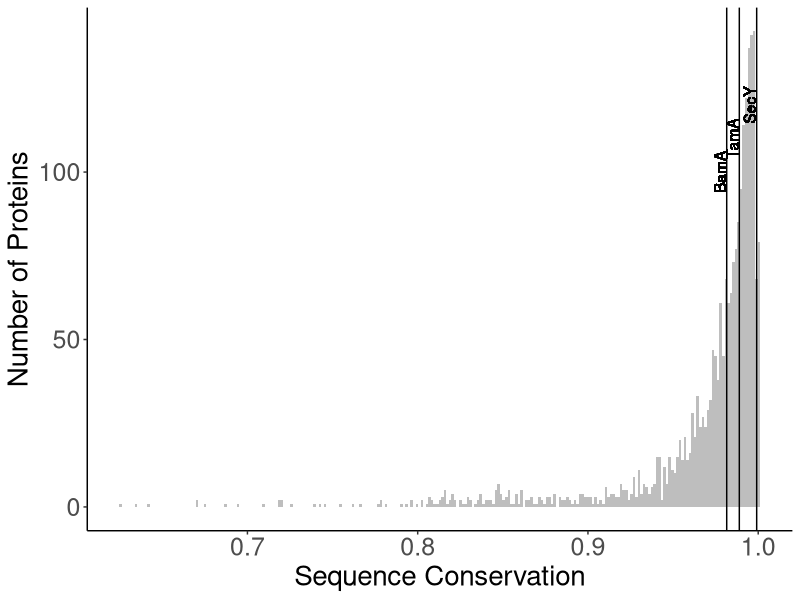

The R script that drew this image:
#install.packages("ggplot2",repos = "http://cran.us.r-project.org")
library("ggplot2")

stats <- read.csv("Gene_Proportions.csv")
meanProp <- stats$Mean.Prop
medProp <-stats$Med.Prop

bamA_proportion = 0.9815
tamA_proportion = 0.9889
secY_proportion = 0.9991

label_h_offset = .004
label_angle = 90

hist_plot <-ggplot(stats,aes(x=Mean.Prop)) +
  geom_histogram(aes(fill = Mean.Prop > .9815),
                 binwidth = 0.0015, show.legend = F) +
		 theme_classic() + 
		 scale_color_manual(values = c("gray", "gray")) +  # Change right values to black to bring 
		 scale_fill_manual(values = c("gray", "gray")) +   # shading to values greater than BamA concervancy back
      	         labs(x = "Sequence Conservation", y = "Number of Proteins") +
		 theme(axis.text = element_text(size = 18),  
                 axis.title = element_text(size = 20)) +
  
  # Adding Vertical lines to histogram
  geom_vline(aes(xintercept=bamA_proportion), color = "black") +
  geom_vline(aes(xintercept=tamA_proportion), color = "black")+
  geom_vline(aes(xintercept=secY_proportion),color = "black") +
  
  
  # Labeling vertical lines
  
  geom_text(aes(x=bamA_proportion-label_h_offset,y = 100, angle = label_angle, label = "BamA")) +
  geom_text(aes(x=tamA_proportion-label_h_offset,y = 110, angle = label_angle, label = "TamA")) +
  geom_text(aes(x=secY_proportion-label_h_offset,y = 120, angle = label_angle, label = "SecY")) 
  
#Make the whole plot grey, 3 labeled black lines
  
  
hist_plot

n <- nrow(subset(stats, Mean.Prop > 0.9815))
prop_greater <- n / nrow(stats)
